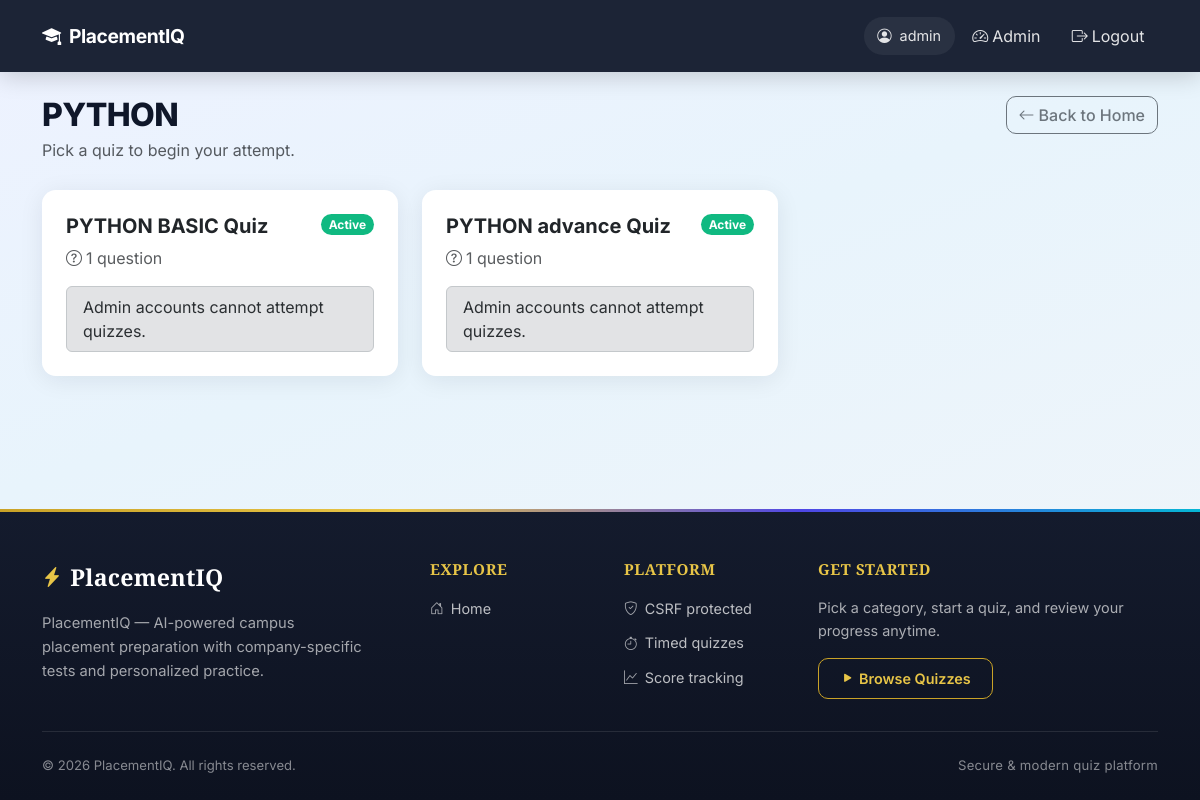
Before: /category/1/ (signed in) with the older database file.
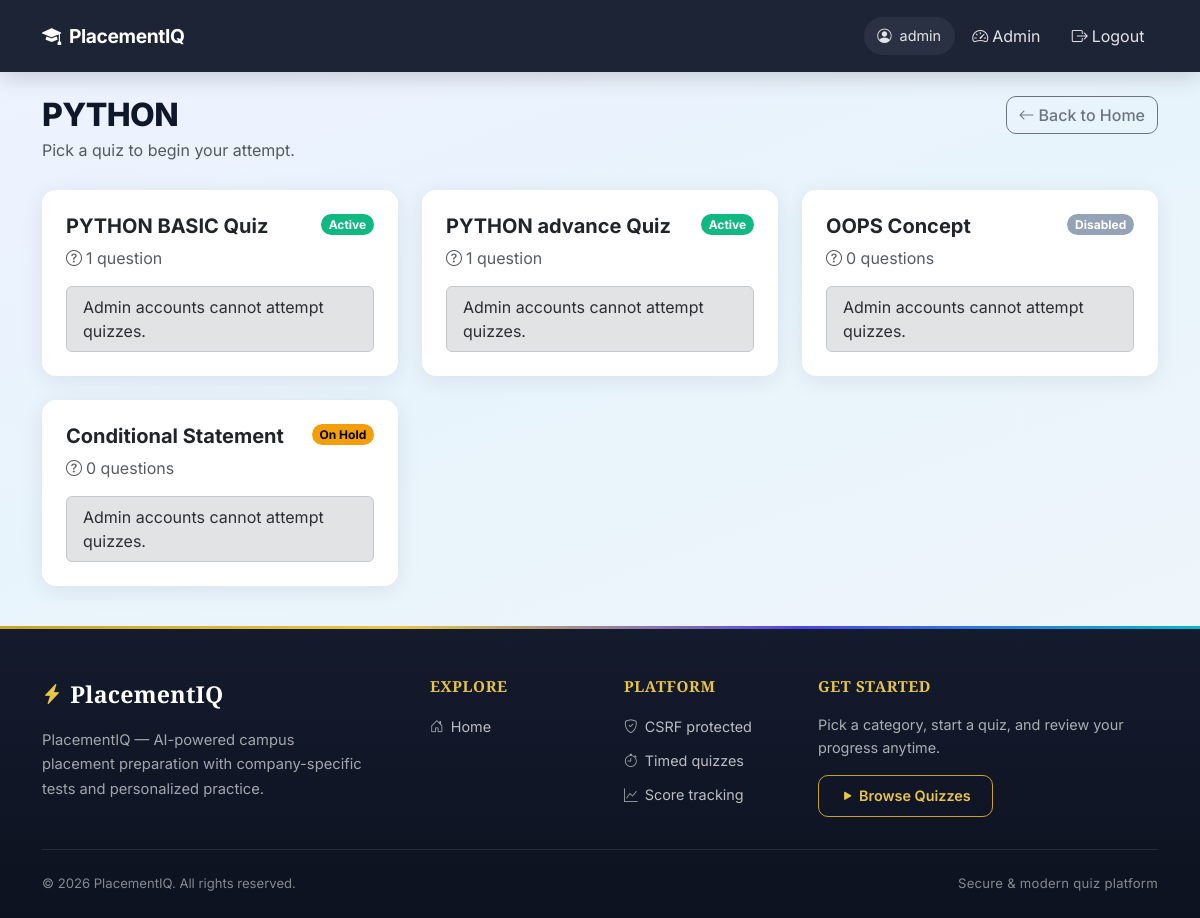
After: the same page with the newer database file.
### app1/models.py (models this page shows, shortened)
class Quiz(models.Model):
    STATUS_CHOICES = (
        ("active", "Active"),
        ("hold", "Hold"),
        ("disabled", "Disabled"),
    )
    DIFFICULTY_CHOICES = (
        ("easy", "Easy"),
        ("medium", "Medium"),
        ("hard", "Hard"),
    )
    SECTION_CHOICES = (
        ("aptitude", "Aptitude"),
        ("reasoning", "Reasoning"),
        ("english", "English"),
        ("coding", "Coding"),
        ("technical", "Technical"),
    )
    title = models.CharField(max_length=255)
    category = models.ForeignKey(Category, on_delete=models.CASCADE, related_name="quizzes")
    company = models.ForeignKey(
        Company, on_delete=models.SET_NULL, null=True, blank=True, related_name="tests"
    )
    difficulty = models.CharField(max_length=10, choices=DIFFICULTY_CHOICES, default="medium")
    section = models.CharField(max_length=20, choices=SECTION_CHOICES, default="aptitude")
    duration_minutes = models.PositiveIntegerField(default=30, help_text="Total test duration")
    marks_per_question = models.DecimalField(max_digits=6, decimal_places=2, default=Decimal("1.00"))
    negative_marks = models.DecimalField(max_digits=6, decimal_places=2, default=Decimal("0.00"))
    target_question_count = models.PositiveIntegerField(default=10)
    drive_date = models.DateField(null=True, blank=True, help_text="Upcoming campus drive date")
    status = models.CharField(max_length=20, choices=STATUS_CHOICES, default="active")
    created_at = models.DateTimeField(auto_now_add=True)

### app1/views.py (the view)
# urls.py: path("category/<int:category_id>/", views.category_quizzes, name="category_quizzes"),
def category_quizzes(request, category_id):
    category = get_object_or_404(Category, id=category_id)
    quizzes = Quiz.objects.filter(category=category).annotate(total_questions=Count("question"))
    if not (request.user.is_authenticated and request.user.is_staff):
        quizzes = quizzes.filter(status="active")
    return render(
        request,
        "quizzes_by_category.html",
        {"quizzes": quizzes, "category": category},
    )

### app1/context_processors.py (called while the page is built, shortened)
def student_profile(request):
    if not request.user.is_authenticated or request.user.is_staff:
        return {}

### templates/quizzes_by_category.html (shortened to what this page needs)
{% extends 'base.html' %}
{% block content %}
<div class="page-header">
    <div>
        <h2>{{ category.name }}</h2>
        <p class="text-muted mb-0">Pick a quiz to begin your attempt.</p>
    </div>
    <a href="{% url 'home' %}" class="btn btn-outline-secondary btn-back">
        <i class="bi bi-arrow-left me-1"></i>Back to Home
    </a>
</div>
<div class="row g-4">
    {% for quiz in quizzes %}
    <div class="col-sm-6 col-xl-4">
        <div class="card quiz-card">
            <div class="card-body p-4">
                <div class="d-flex justify-content-between align-items-start mb-2">
                    <h5 class="card-title fw-bold mb-0">{{ quiz.title }}</h5>
                    {% if quiz.status == 'active' %}
                        <span class="badge rounded-pill badge-status-active">Active</span>
                    {% elif quiz.status == 'hold' %}
                        <span class="badge rounded-pill badge-status-hold">On Hold</span>
                    {% else %}
                        <span class="badge rounded-pill badge-status-disabled">Disabled</span>
                    {% endif %}
                </div>
                <p class="text-muted mb-1"><i class="bi bi-question-circle me-1"></i>{{ quiz.total_questions }} question{{ quiz.total_questions|pluralize }}</p>
                {% if user.is_staff %}
                    <div class="alert alert-secondary mt-3 mb-0 py-2">Admin accounts cannot attempt quizzes.</div>
                {% else %}
                    <div class="alert alert-info mt-3 mb-0 py-2">
                        <a href="{% url 'student_login' %}">Login</a> to attempt this quiz.
                    </div>
                {% endif %}
            </div>
        </div>
    </div>
    {% empty %}
    <div class="col-12">
        <div class="content-wrapper text-center text-muted">No quizzes found in this category.</div>
    </div>
    {% endfor %}
</div>
{% endblock %}

Changed rows visible on the page:
added Quiz: title "OOPS Concept", status "Disabled", total_questions "0"
added Quiz: title "Conditional Statement", status "On Hold", total_questions "0"
